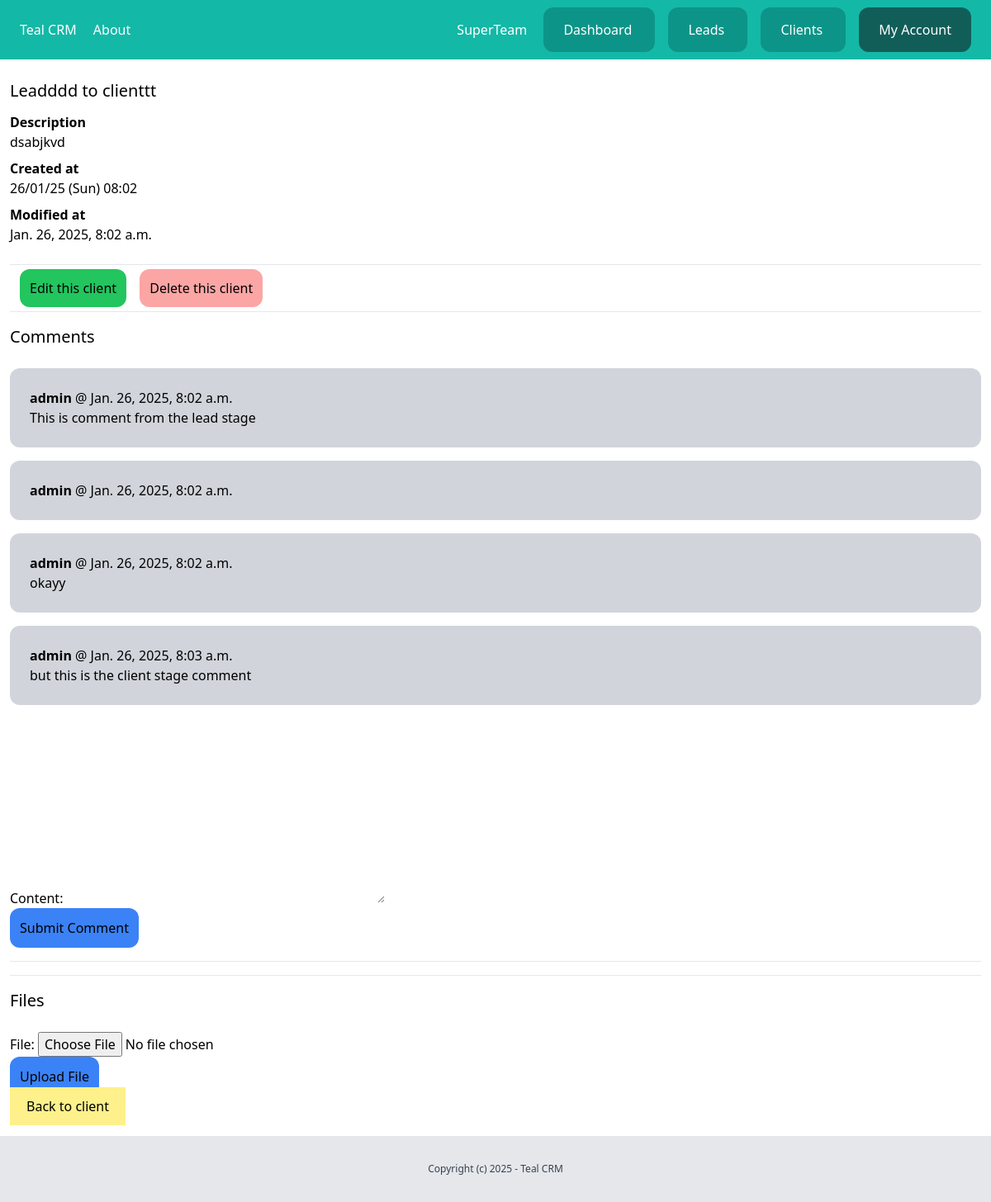
/dashboard/clients/21/add-comment/ (signed in), run on an earlier commit of the app's database.
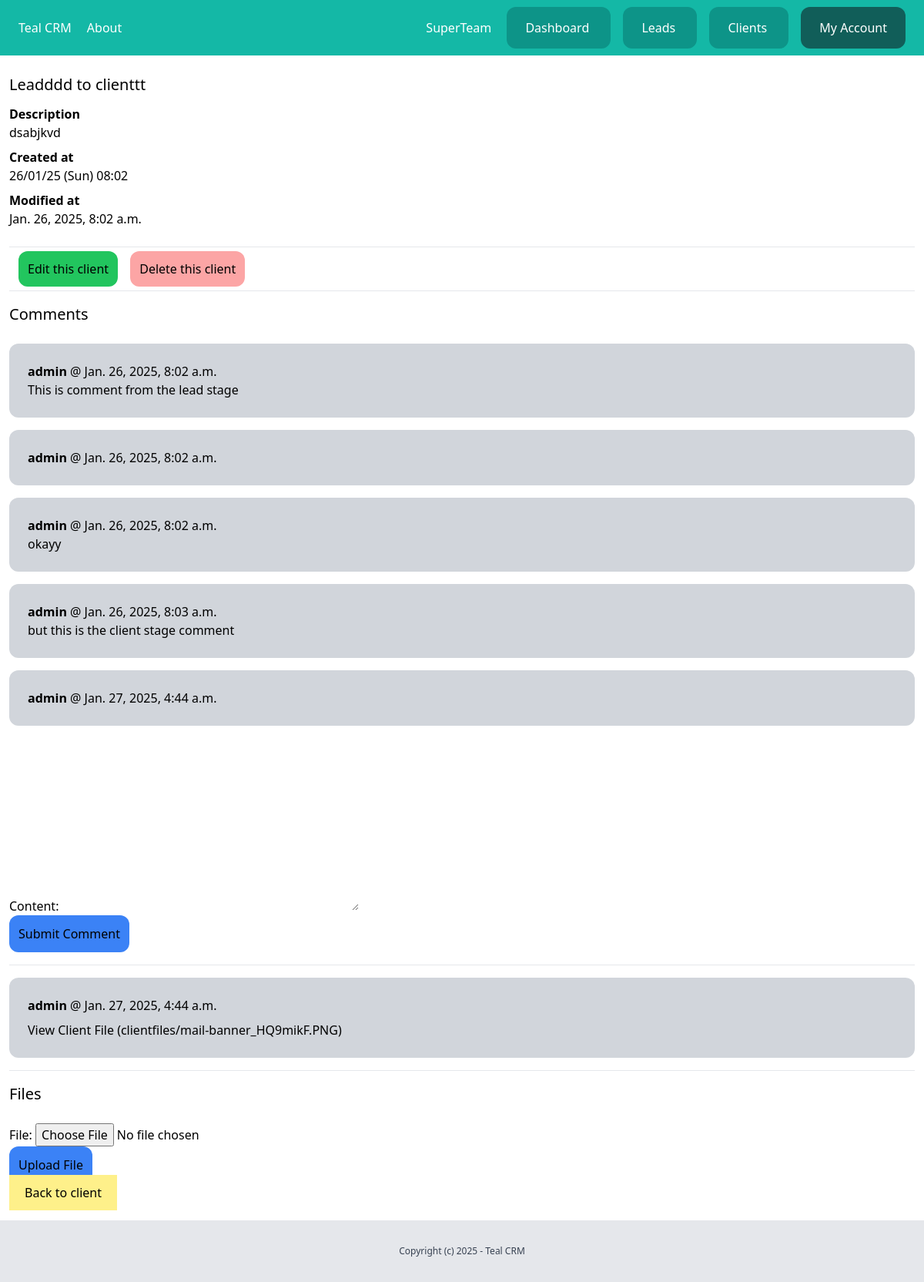
And on a later commit of the database.
### client/models.py (models this page shows, shortened)
class Comments(models.Model):
    team = models.ForeignKey(Team, related_name='client_comments', on_delete=models.CASCADE)
    client = models.ForeignKey(Client, related_name='comments', on_delete=models.CASCADE)
    content = models.TextField(blank=True,null = True)
    created_by = models.ForeignKey(User, related_name='client_comments', on_delete=models.CASCADE)
    created_at = models.DateTimeField(auto_now_add=True)

class ClientFile(models.Model):
    team = models.ForeignKey(Team, related_name='client_files', on_delete=models.CASCADE)
    client = models.ForeignKey(Client, related_name='files', on_delete=models.CASCADE)
    file = models.FileField(upload_to='clientfiles')
    created_by = models.ForeignKey(User, related_name='client_files', on_delete=models.CASCADE)
    created_at = models.DateTimeField(auto_now_add=True)

### client/views.py (the view)
# urls.py: path('<int:pk>/', views.clients_detail, name='detail'),
@login_required
def clients_detail(request, pk):
    client = get_object_or_404(Client, created_by=request.user, pk=pk)
    if request.method == 'POST':
        if 'submit_comment' in request.POST:
            form = AddCommentForm(request.POST)
            if form.is_valid():
                comment = form.save(commit=False)
                comment.team = request.user.userprofile.active_team
                comment.created_by = request.user
                comment.client = client
                comment.save()
                return redirect('clients:detail', pk=pk)
            fileform = AddFileForm()  # Reinitialize file form to avoid errors
        elif 'submit_file' in request.POST:
            fileform = AddFileForm(request.POST, request.FILES)
            if fileform.is_valid():
                file = fileform.save(commit=False)
                file.team = request.user.userprofile.active_team
                file.created_by = request.user
                file.client = client
                file.save()
                return redirect('clients:detail', pk=pk)
            form = AddCommentForm()  # Reinitialize comment form to avoid errors
    else:
        form = AddCommentForm()
        fileform = AddFileForm()
    return render(request, 'clients/clients_detail.html', {'client': client, 'form': form, 'fileform': fileform})

### client/forms.py
class AddCommentForm(forms.ModelForm):
    class Meta:
        model=Comments
        fields=('content',)

class AddFileForm(forms.ModelForm):
    class Meta:
        model=ClientFile
        fields=('file',)

### team/context_processors.py (called while the page is built)
def active_team(request):
    active_team = None  # Default to None
    if request.user.is_authenticated:
        user_profile = getattr(request.user, 'userprofile', None)  # Safely access userprofile
        if user_profile and user_profile.active_team:
            active_team = user_profile.active_team
        else:
            active_team = Team.objects.filter(created_by=request.user).first()
    return {'active_team': active_team}

### team/models.py (called while the page is built)
    def __str__(self):
        return self.name

### client/templates/clients/clients_detail.html (shortened to what this page needs)
{% extends 'core/base.html' %}
{% block content %}
<div class="px-3 py-6">
    <h1 class="text-xl mb-3">{{client.name}}</h1>
    {% if client.description %}
    <p class="font-semibold">Description</p>
    <p class="mb-2">{{client.description}}</p>
    {% endif %}
    <p class="font-semibold">Created at</p>
    <p class="mb-2">{{client.created_at|date:"d/m/y (D) h:i"}}</p>
    <p class="font-semibold">Modified at</p>
    <p class="mb-6">{{client.modified_at}}</p>
    <hr class="my-4">
    <a class=" py-3 px-3 ml-3 rounded-xl bg-green-500" href=" {% url 'clients:edit' client.id%} ">Edit this client</a>
    <a class=" py-3 px-3 ml-3 rounded-xl bg-red-300" href="{% url 'clients:delete' client.id %}">Delete this client</a>
    <hr class="my-4">
    <h2 class="mb-6 text-xl">Comments</h2>
    <div class="space-y-4">
        {% for comment in client.comments.all %}
        <div class="bg-gray-300 px-6 py-6 rounded-xl ">
            <p><strong>{{comment.created_by}} </strong> @ {{comment.created_at}}</p>
           <p> {{comment.content}}</p>
        </div>
        {% endfor%}
    </div>
    <form action="{% url 'clients:add_comment' client.id %}" method="post">
        {{form.as_p}}
        <button class="py-3 px-3 rounded-xl bg-blue-500" name="submit_comment">Submit Comment</button>
    </form>
    <hr class="my-4">
    <div class="space-y-4">
        {%for file in client.files.all %}
        <div class="bg-gray-300 px-6 py-6 rounded-xl ">
            <p class="mb-2"><strong>{{file.created_by}} </strong> @ {{file.created_at}}</p>
            <a href="{{file.file.url}}">View Client File ({{file.file.name}})</a>
        </div>
        {% endfor%}
    </div>
    <hr class="my-4">
    <h2 class="mb-6 text-xl">Files</h2>
    <form action="{% url 'clients:add_file' client.id%}" method="post" enctype="multipart/form-data">
        {{fileform.as_p}}
        <button class="py-3 px-3 rounded-xl bg-blue-500"  name="submit_file">Upload File</button>
    </form>
    <a class=" py-3 px-5 bg-yellow-200" href="{% url 'clients:list'%}"> Back to client</a>
</div>
{% endblock %}

What changed in the data, as far as the page shows it:
added Comments: created_by "admin", created_at "Jan. 27, 2025, 4:44 a.m."
added ClientFile: created_by "admin", created_at "Jan. 27, 2025, 4:44 a.m.", file.name "clientfiles/mail-banner_HQ9mikF.PNG"
